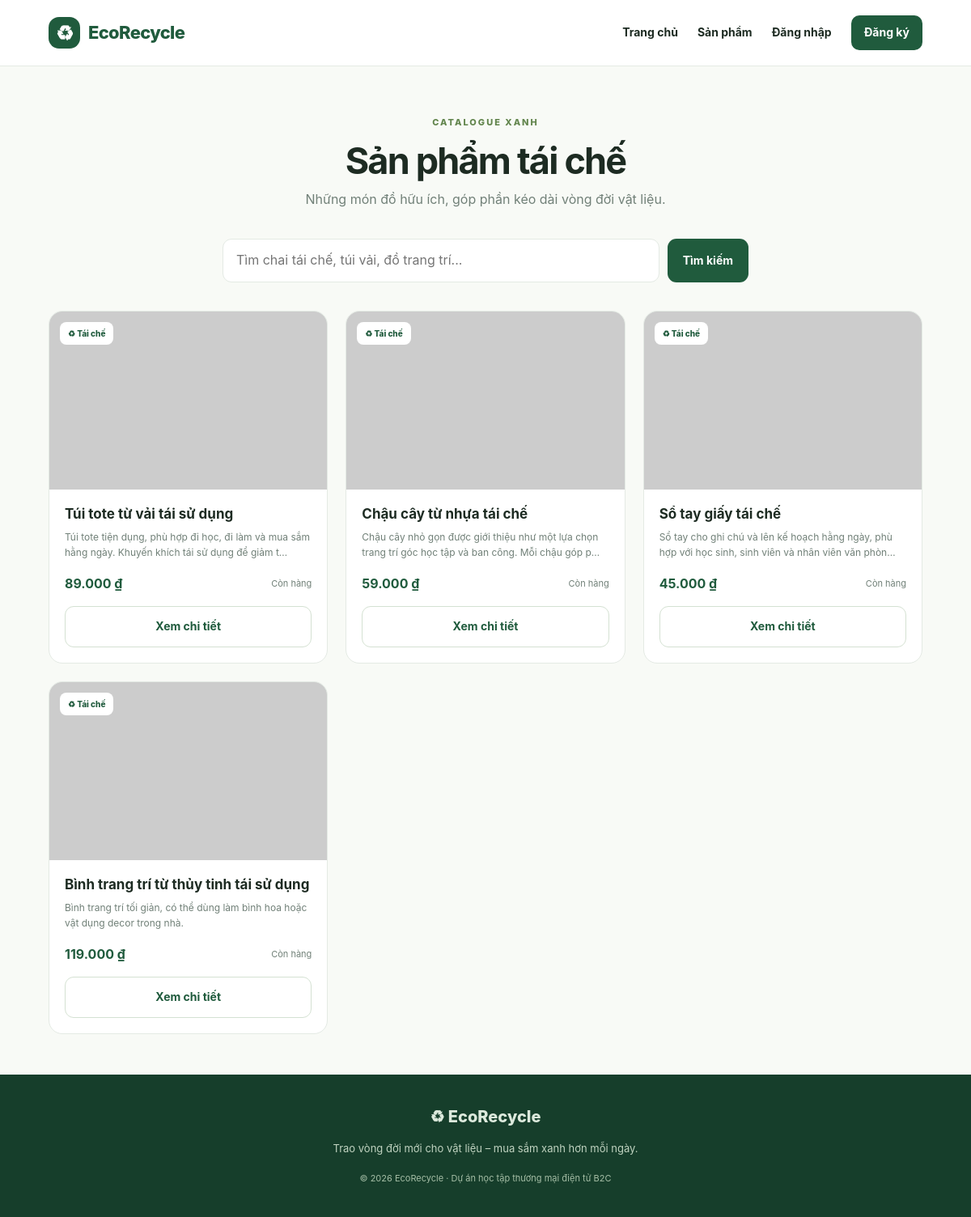
Screenshot of /public/products.php with the database file from the repository.
### tables this page shows
CREATE TABLE IF NOT EXISTS products (
  id INT UNSIGNED AUTO_INCREMENT PRIMARY KEY,
  name VARCHAR(180) NOT NULL,
  description TEXT NOT NULL,
  price DECIMAL(12,2) NOT NULL DEFAULT 0,
  stock INT NOT NULL DEFAULT 0,
  image_url VARCHAR(1000) DEFAULT '',
  status ENUM('active','hidden') NOT NULL DEFAULT 'active',
  created_at TIMESTAMP NOT NULL DEFAULT CURRENT_TIMESTAMP,
  updated_at TIMESTAMP NOT NULL DEFAULT CURRENT_TIMESTAMP ON UPDATE CURRENT_TIMESTAMP,
  INDEX idx_products_status (status),
  INDEX idx_products_name (name)
);

### includes/functions.php (called while the page is built, shortened)
<?php
function e(?string $value): string {
    return htmlspecialchars($value ?? '', ENT_QUOTES, 'UTF-8');
}
function money(float|int|string $amount): string {
    return number_format((float)$amount, 0, ',', '.') . ' ₫';
}

### public/products.php (the view, shortened to what this page needs)
<?php
require_once __DIR__ . '/../config/database.php';
require_once __DIR__ . '/../includes/functions.php';
$q = trim($_GET['q'] ?? '');
if ($q !== '') {
    $stmt = $pdo->prepare("SELECT * FROM products WHERE status='active' AND (name LIKE ? OR description LIKE ?) ORDER BY created_at DESC");
    $term = "%{$q}%"; $stmt->execute([$term, $term]);
} else {
    $stmt = $pdo->query("SELECT * FROM products WHERE status='active' ORDER BY created_at DESC");
}
$products = $stmt->fetchAll();
require __DIR__ . '/../includes/header.php';
?>
<section class="page-heading"><span class="eyebrow">CATALOGUE XANH</span><h1>Sản phẩm tái chế</h1><p>Những món đồ hữu ích, góp phần kéo dài vòng đời vật liệu.</p></section>
<form class="search-form" method="get"><input type="search" name="q" value="<?= e($q) ?>" placeholder="Tìm chai tái chế, túi vải, đồ trang trí..."><button class="button button-primary" type="submit">Tìm kiếm</button></form>
<div class="product-grid">
<?php foreach ($products as $p): ?>
<article class="product-card">
  <a class="product-image" href="product.php?id=<?= (int)$p['id'] ?>"><img src="<?= e($p['image_url']) ?>" alt="<?= e($p['name']) ?>" onerror="this.src='https://placehold.co/600x420/e8f2e8/245a3b?text=EcoRecycle'"><span class="product-label">♻ Tái chế</span></a>
  <div class="product-info"><h3><a href="product.php?id=<?= (int)$p['id'] ?>"><?= e($p['name']) ?></a></h3><p><?= e(mb_strimwidth($p['description'], 0, 100, '…')) ?></p><div class="product-bottom"><strong><?= money($p['price']) ?></strong><span><?= (int)$p['stock'] > 0 ? 'Còn hàng' : 'Hết hàng' ?></span></div><a class="button button-outline button-full" href="product.php?id=<?= (int)$p['id'] ?>">Xem chi tiết</a></div>
</article>
<?php endforeach; ?>
</div>
<?php require __DIR__ . '/../includes/footer.php'; ?>

### includes/header.php (shortened to what this page needs)
<!doctype html>
<html lang="vi">
<head>
  <link rel="stylesheet" href="/eco_recycle_b2c/public/assets/style.css">
</head>
<body>
<header class="site-header">
  <a class="brand" href="/eco_recycle_b2c/public/index.php"><span class="brand-icon">♻</span> EcoRecycle</a>
  <nav>
    <a href="/eco_recycle_b2c/public/index.php">Trang chủ</a>
    <a href="/eco_recycle_b2c/public/products.php">Sản phẩm</a>
    <?php if (!empty($_SESSION['user'])): ?>
      <span class="nav-user">Xin chào, <?= htmlspecialchars($_SESSION['user']['name'], ENT_QUOTES, 'UTF-8') ?></span>
      <a class="nav-button" href="/eco_recycle_b2c/public/logout.php">Đăng xuất</a>
    <?php else: ?>
      <a href="/eco_recycle_b2c/public/login.php">Đăng nhập</a>
      <a class="nav-button" href="/eco_recycle_b2c/public/register.php">Đăng ký</a>
    <?php endif; ?>
  </nav>
</header>
<main class="container">

### includes/footer.php (shortened to what this page needs)
</main>
<footer class="site-footer">
  <div class="footer-brand">♻ EcoRecycle</div>
  <p>Trao vòng đời mới cho vật liệu – mua sắm xanh hơn mỗi ngày.</p>
  <small>© <?= date('Y') ?> EcoRecycle · Dự án học tập thương mại điện tử B2C</small>
</footer>
</body>
</html>

### public/assets/style.css (style rules this page uses)
:root { --green:#205b3d;--green-dark:#153d2b;--mint:#e8f2e8;--lime:#c6e7a3;--ink:#1d2b22;--muted:#718078;--line:#e4eae4;--white:#fff;--paper:#f8faf6;--radius:20px;--shadow:0 18px 50px rgba(26,69,43,.09) }
* { box-sizing:border-box }
html { scroll-behavior:smooth }
body { margin:0;background:var(--paper);color:var(--ink);font-family:Inter,"Segoe UI",Arial,sans-serif;line-height:1.6 }
a { color:inherit;text-decoration:none }
button,input,textarea,select { font:inherit }
.site-header { height:auto;min-height:82px;padding:16px max(5vw,24px);display:flex;align-items:center;justify-content:space-between;gap:24px;background:rgba(255,255,255,.94);border-bottom:1px solid var(--line);position:sticky;top:0;z-index:10;backdrop-filter:blur(12px) }
.brand { display:flex;align-items:center;gap:10px;font-size:22px;font-weight:850;letter-spacing:-.7px;color:var(--green) }
.brand-icon { display:grid;place-items:center;width:39px;height:39px;border-radius:13px;background:var(--green);color:white;font-size:25px }
.site-header nav { display:flex;align-items:center;gap:24px;font-size:14px;font-weight:650 }
.nav-button { padding:10px 16px;background:var(--green);color:white;border-radius:10px }
.container { width:min(1180px,90%);margin:auto;min-height:60vh }
.eyebrow { font-size:11px;font-weight:850;letter-spacing:2px;color:#62854d }
.button { display:inline-flex;align-items:center;justify-content:center;gap:8px;border:0;border-radius:11px;padding:13px 19px;font-weight:750;font-size:14px;cursor:pointer;transition:transform .2s,background .2s }
.button-primary { background:var(--green);color:white }
.button-outline { border:1px solid #d4e1d2;background:white;color:var(--green) }
.button-full { width:100% }
.product-grid { display:grid;grid-template-columns:repeat(3,minmax(0,1fr));gap:22px }
.product-card { background:white;border:1px solid var(--line);border-radius:17px;overflow:hidden;transition:transform .2s,box-shadow .2s }
.product-image { height:220px;display:block;position:relative;background:var(--mint);overflow:hidden }
.product-image img { width:100%;height:100%;object-fit:cover;transition:transform .35s }
.product-label { position:absolute;top:13px;left:13px;background:#fff;color:var(--green);padding:6px 10px;border-radius:8px;font-size:10px;font-weight:850 }
.product-info { padding:19px }
.product-info h3 { font-size:17px;line-height:1.3;margin:0 0 8px }
.product-info p { font-size:12px;color:var(--muted);min-height:40px;margin:0 0 15px }
.product-bottom { display:flex;justify-content:space-between;align-items:center;margin-bottom:15px }
.product-bottom strong { color:var(--green);font-size:16px }
.product-bottom span { font-size:11px;color:var(--muted) }
.site-footer { text-align:center;background:#163e2b;color:#dce9dc;padding:36px 20px;margin-top:50px }
.footer-brand { font-weight:850;font-size:20px }
.site-footer p { font-size:13px;color:#c0d3c0 }
.site-footer small { font-size:11px;color:#a5bea6 }
.page-heading { text-align:center;padding:55px 0 25px }
.page-heading h1,.admin-heading h1,.form-card h1 { font-size:clamp(32px,4vw,45px);letter-spacing:-1.8px;line-height:1.15;margin:10px 0 }
.page-heading p { color:var(--muted);margin:0 }
.search-form { display:flex;gap:10px;max-width:650px;margin:10px auto 35px }
.search-form input { flex:1;min-width:0;padding:13px 16px;border:1px solid var(--line);border-radius:11px;background:white;outline-color:#86ae70 }

### rows the page displays
products: name "Túi tote từ vải tái sử dụng", description "Túi tote tiện dụng, phù hợp đi học, đi làm và mua sắm hằng ngày. Khuyến khích tái sử dụng để giảm t…", price "89.000 ₫", stock "Còn hàng"
products: name "Chậu cây từ nhựa tái chế", description "Chậu cây nhỏ gọn được giới thiệu như một lựa chọn trang trí góc học tập và ban công. Mỗi chậu góp p…", price "59.000 ₫", stock "Còn hàng"
products: name "Sổ tay giấy tái chế", description "Sổ tay cho ghi chú và lên kế hoạch hằng ngày, phù hợp với học sinh, sinh viên và nhân viên văn phòn…", price "45.000 ₫", stock "Còn hàng"
products: name "Bình trang trí từ thủy tinh tái sử dụng", description "Bình trang trí tối giản, có thể dùng làm bình hoa hoặc vật dụng decor trong nhà.", price "119.000 ₫", stock "Còn hàng"
